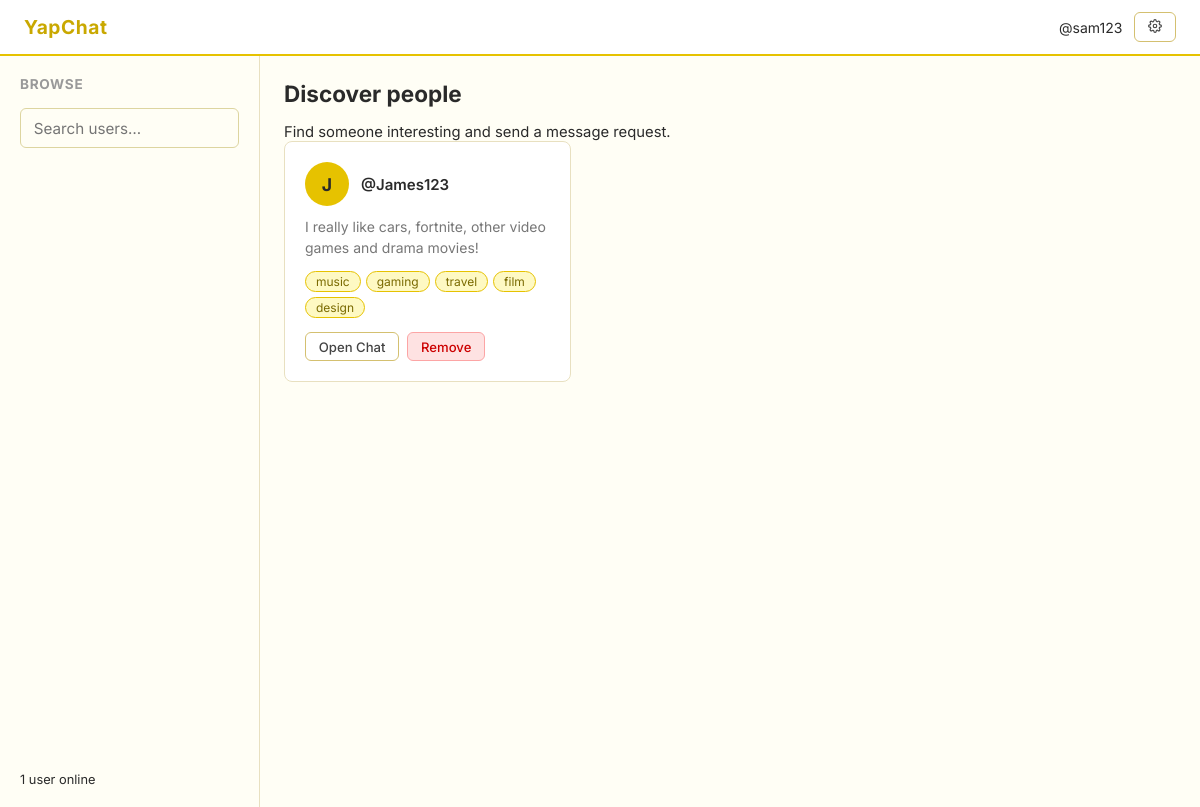
/browse (signed in), run on an earlier commit of the app's database.
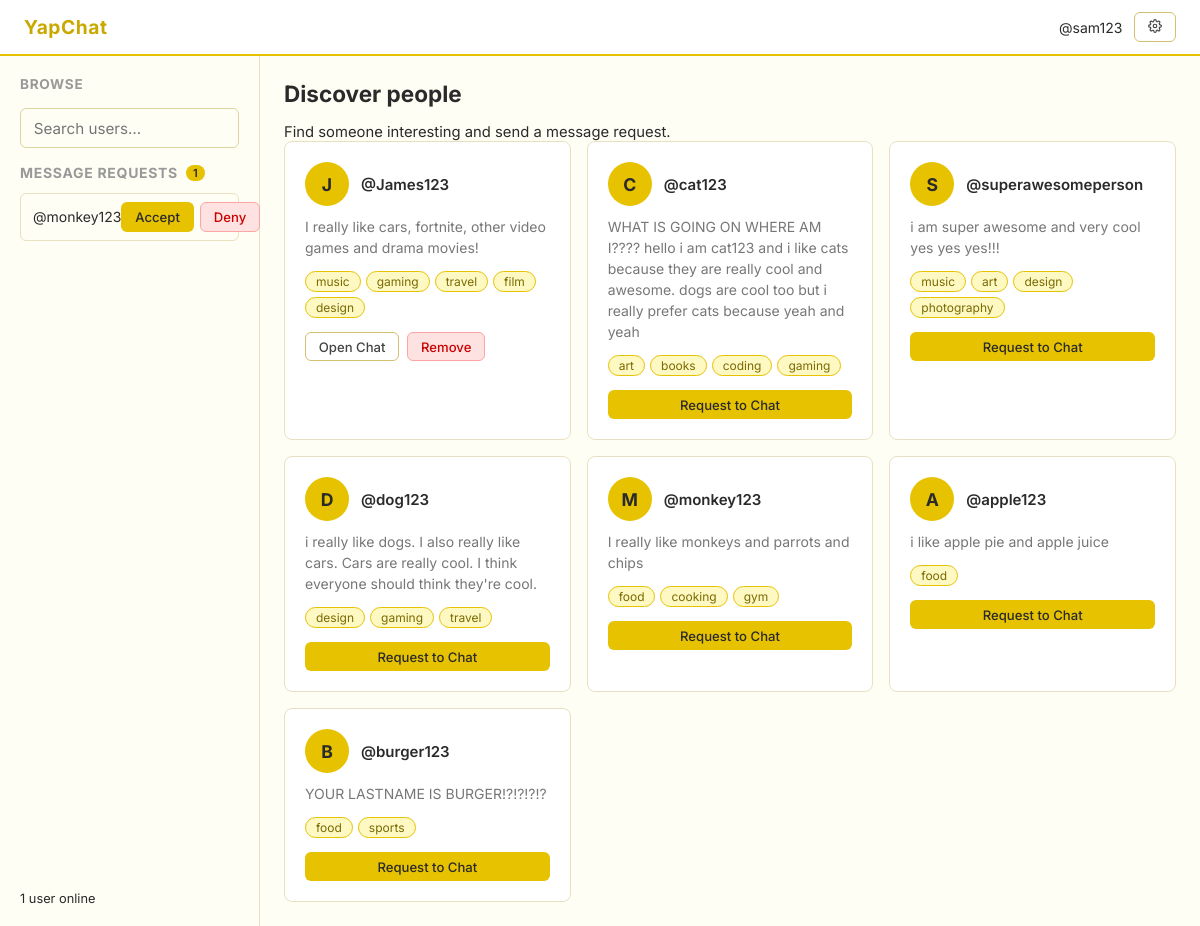
And on a later commit of the database.
### tables this page shows
CREATE TABLE users (
                username      TEXT PRIMARY KEY,
                password_hash TEXT NOT NULL,
                bio           TEXT DEFAULT '',
                tags          TEXT DEFAULT ''
            );

CREATE TABLE requests (
                from_user TEXT NOT NULL,
                to_user   TEXT NOT NULL,
                PRIMARY KEY (from_user, to_user)
            );

### main.py (the view)
@app.route('/browse')
@login_required
def browse():
    me = session['username']
    with get_db() as conn:
        my_row = conn.execute(
            'SELECT tags FROM users WHERE username = ?', (me,)
        ).fetchone()
        rows = conn.execute(
            'SELECT username, bio, tags FROM users WHERE username != ?', (me,)
        ).fetchall()
        incoming = conn.execute(
            'SELECT from_user FROM requests WHERE to_user = ?', (me,)
        ).fetchall()
    my_tags = set(t.strip() for t in my_row['tags'].split(',') if t.strip())
    with get_db() as conn:
        connections = conn.execute(
            'SELECT user1, user2 FROM connections WHERE user1 = ? OR user2 = ?',
            (me, me)
        ).fetchall()
    connected_users = set()
    for c in connections:
        other = c['user2'] if c['user1'] == me else c['user1']
        connected_users.add(other)
    other_users = []
    for r in rows:
        user_tags = [t.strip() for t in r['tags'].split(',') if t.strip()]
        shared = len(my_tags & set(user_tags))
        other_users.append({
            'username':  r['username'],
            'bio':       r['bio'],
            'tags':      user_tags,
            'shared':    shared,                              #used for sorting, not displayed
            'connected': r['username'] in connected_users    #True if already connected, False if not
        })
    other_users.sort(key=lambda u: u['shared'], reverse=True)
    incoming_requests = [r['from_user'] for r in incoming]
    return render_template('browse.html', users=other_users,
                           current_user=me, incoming_requests=incoming_requests,
                           online_count=len(online_users))                          #displays how many users online/logged in currently.

### main.py (called while the page is built)
def get_db():
    conn = sqlite3.connect(DATABASE)
    conn.row_factory = sqlite3.Row
    return conn

def login_required(f):
    from functools import wraps
    @wraps(f)
    def decorated(*args, **kwargs):
        if 'username' not in session:
            return redirect(url_for('home'))
        return f(*args, **kwargs)
    return decorated

### templates/browse.html (shortened to what this page needs)
<!DOCTYPE html>
<html lang="en">
<head>
  <link rel="stylesheet" href="/static/css/style.css">
</head>
<body>
  <nav class="navbar">
    <span class="navbar-brand">YapChat</span>
    <div class="navbar-links">
      <span style="color:var(--muted);font-size:.875rem;">@{{ current_user }}</span>
      <a href="/settings" class="btn btn-secondary btn-sm">
      </a>
    </div>
  </nav>
  <div class="browse-layout">
    <aside class="sidebar">
      <h3>Browse</h3>
      <input type="text" class="search-input" id="searchInput" placeholder="Search users…">
      {% if incoming_requests %}
      <div>
        <div style="display:flex;align-items:center;gap:.5rem;margin-bottom:.75rem;">
          <h3 style="font-size:.875rem;">Message Requests</h3>
          <span class="request-badge">{{ incoming_requests|length }}</span>
        </div>
        <div class="incoming-list">
          {% for requester in incoming_requests %}
          <div class="incoming-item">
            <span>@{{ requester }}</span>
            <div style="display:flex;gap:.4rem;">
              <a href="/accept-chat/{{ requester }}" class="btn btn-primary btn-sm">Accept</a>
              <a href="/deny-chat/{{ requester }}"   class="btn btn-danger btn-sm">Deny</a>
            </div>
          </div>
          {% endfor %}
        </div>
      </div>
      {% endif %}
      <div style="margin-top:auto;">
        <p style="font-size:.8rem;">
          {{ online_count }} user{{ 's' if online_count != 1 else '' }} online
        </p>
      </div>
    </aside>
    <main class="main-content">
      <h2 class="anim">Discover people</h2>
      <p class="anim anim-d1" style="margin-top:.35rem;font-size:.925rem;">Find someone interesting and send a message request.</p>
      {% if users %}
      <div class="user-grid" id="userGrid">
        {% for user in users %}
        <div class="user-card anim" data-name="{{ user.username }}" data-tags="{{ user.tags|join(' ') }}">
          <div style="display:flex;align-items:center;gap:.75rem;">
            <div class="user-avatar">{{ user.username[0].upper() }}</div>
            <div>
              <a href="/profile/{{ user.username }}" class="user-name">@{{ user.username }}</a>
            </div>
          </div>
          {% if user.bio %}
          <p class="user-bio">{{ user.bio }}</p>
          {% else %}
          <p class="user-bio" style="font-style:italic;">No bio yet.</p>
          {% endif %}
          {% if user.tags %}
          <div class="tags">
            {% for tag in user.tags %}
            <span class="tag">{{ tag }}</span>
            {% endfor %}
          </div>
          {% endif %}
          {% if user.connected %}
            <div style="display:flex;gap:.5rem;margin-top:.25rem;">
              <a href="/messaging/{{ user.username }}" class="btn btn-secondary btn-sm">Open Chat</a>
              <a href="/remove-user/{{ user.username }}"
                 class="btn btn-danger btn-sm"
                 onclick="return confirm('Remove @{{ user.username }}? You will no longer be connected.')">
                Remove
              </a>
            </div>
          {% else %}
            <a href="/request-chat/{{ user.username }}" class="btn btn-primary btn-sm" style="margin-top:.25rem;">
              Request to Chat
            </a>
          {% endif %}
        </div>
        {% endfor %}
      </div>
      {% else %}
      <div style="margin-top:3rem;text-align:center;opacity:.5;">
        <p>No other users yet. Share the link so friends can join!</p>
      </div>
      {% endif %}
    </main>
  </div>
</body>
</html>

What changed in the data, as far as the page shows it:
added requests: from_user "monkey123"
added users: username "C", username "cat123", bio "WHAT IS GOING ON WHERE AM I???? hello i am cat123 and i like cats because they are really cool and awesome. dogs are cool too but i really prefer cats because yeah and yeah", tags "art" "books" "coding" "gaming", shown under "Discover people"
added users: username "S", username "superawesomeperson", bio "i am super awesome and very cool yes yes yes!!!", tags "music" "art" "design" "photography", shown under "Discover people"
added users: username "D", username "dog123", bio "i really like dogs. I also really like cars. Cars are really cool. I think everyone should think they're cool.", tags "design" "gaming" "travel", shown under "Discover people"
added users: username "M", username "monkey123", bio "I really like monkeys and parrots and chips", tags "food" "cooking" "gym", shown under "Discover people"
added users: username "A", username "apple123", bio "i like apple pie and apple juice", tags "food"
added users: username "B", username "burger123", bio "YOUR LASTNAME IS BURGER!?!?!?!?", tags "food" "sports", shown under "Discover people"
Also different on the page:
{{ incoming_requests|length }}: (not shown) → "1"
text now shown: "MESSAGE REQUESTS"
